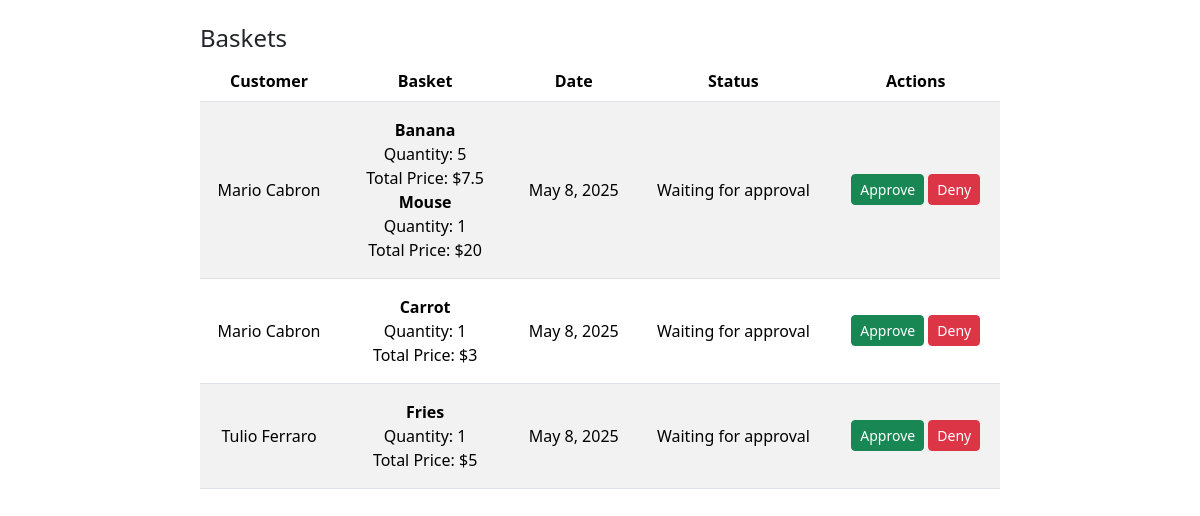
/basket/review (signed in), run on an earlier commit of the app's database.
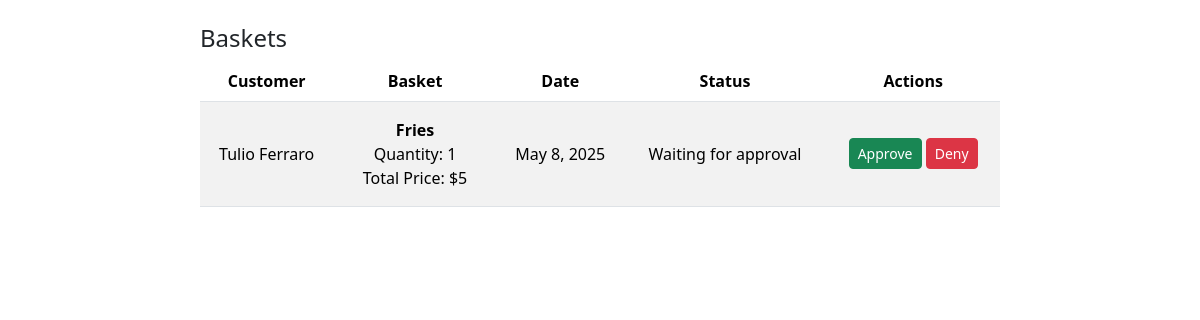
And on a later commit of the database.
### store/models.py (models this page shows)
class Basket(models.Model):
  customer = models.ForeignKey(User, on_delete=models.SET_NULL, null=True, blank=True)
  products = models.JSONField()
  BASKET_STATUS = (('a', 'Approved'), ('d', 'Denied'), ('w', 'Waiting for approval'))
  status = models.CharField(
    max_length=1,
    choices=BASKET_STATUS,
    blank=True,
    default='w',
    help_text='Basket status'
  )
  date_created = models.DateField(null=True, blank=True)
  date_modified = models.DateField(null=True, blank=True)

### store/views.py (the view)
# urls.py: path('basket/review', views.BasketReviewListView.as_view(), name='basket-review'),
class BasketReviewListView(LoginRequiredMixin, UserPassesTestMixin, generic.ListView):
  model = Basket
  template_name = 'basket_review_list.html'
  context_object_name = 'baskets'
  def test_func(self):
    return self.request.user.groups.filter(name="staff").exists()
  def get_queryset(self):
    return Basket.objects.filter(status='w')

### store/templates/basket_review_list.html (shortened to what this page needs)
{% extends "master.html" %}
{% block content %}
<div class="d-flex justify-content-center g-2 mt-4">
  <div class="col-8">
    <h4>Baskets</h4>
    <table class="table table-striped">
      <thead>
        <tr class="text-center">
          <th scope="col">Customer</th>
          <th scope="col">Basket</th>
          <th scope="col">Date</th>
          <th scope="col">Status</th>
          <th scope="col">Actions</th>
        </tr>
      </thead>
      <tbody>
        {% for basket in baskets %}
          <tr class="text-center align-middle">
            <td>{{ basket.customer.get_full_name }}</td>
            <td class="p-3">
              {% for product in basket.products %}
                <strong>{{ product.name|capfirst }}</strong><br>
                Quantity: {{ product.quantity }}<br>
                Total Price: ${{ product.total_price }}<br/>
              {% endfor %}
            </td>
            <td>{{ basket.date_created }}</td>
            <td>{{ basket.get_status_display }}</td>
            <td>
              <form method="post" action="{% url 'basket-approve' basket.pk %}" class="d-inline">
                <button class="btn btn-success btn-sm">Approve</button>
              </form>
              <form method="post" action="{% url 'basket-deny' basket.pk %}" class="d-inline">
                <button class="btn btn-danger btn-sm">Deny</button>
              </form>
            </td>
          </tr>
        {% empty %}
          <tr>
            <td colspan="4">No pending baskets.</td>
          </tr>
        {% endfor %}
      </tbody>
    </table>
  </div>
</div>
{% endblock %}

What changed in the data, as far as the page shows it:
no longer on this page (row edited): Basket: customer.get_full_name "Mario Cabron", name "Banana" "Mouse", quantity "5" "1", total_price "7.5" "20", date_created "May 8, 2025", status "Waiting for approval"
no longer on this page (row edited): Basket: customer.get_full_name "Mario Cabron", name "Carrot", quantity "1", total_price "3", date_created "May 8, 2025", status "Waiting for approval"
